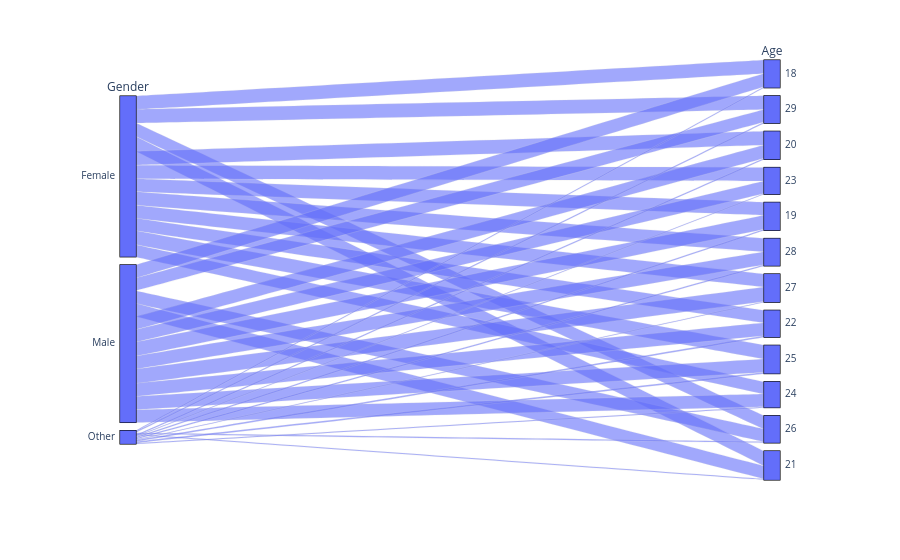

Notebook code cell kept with this figure:
### Code cell
grafico = px.parallel_categories(df, dimensions=['Gender', 'Age'])
grafico.show()

### Figure 1 — Plotly figure (JSON) as saved in the notebook; plotly's stock layout.template omitted (floating-point values rounded to 4 significant figures; data arrays with more than 128 entries replaced by an {"elided": "..."} marker saying what was removed)
{"data": [{"dimensions": [{"label": "Gender", "values": {"elided": "10000 str values"}}, {"label": "Age", "values": {"elided": "10000 int values"}}], "domain": {"x": [0, 1], "y": [0, 1]}, "name": "", "type": "parcats"}], "layout": {"legend": {"tracegroupgap": 0}, "margin": {"t": 60}}}
